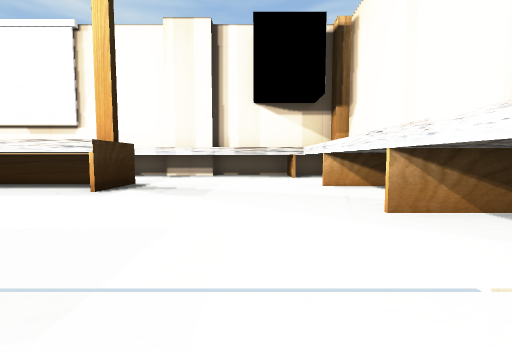
view 1 (above)

16 first-person views from a walk through a 3-D level made in the Unity game engine. The camera is 1.2 m above the floor, tilts 4° down and sees 90° across. The floor is counted in squares, 2 m on a side. Each view is taken from the middle of a square. On the plan, view 1 faces up. The plan holds only what a view shows up to about 9 squares ahead; the rest is blank. Some surface patterns are stand-ins.

view 2
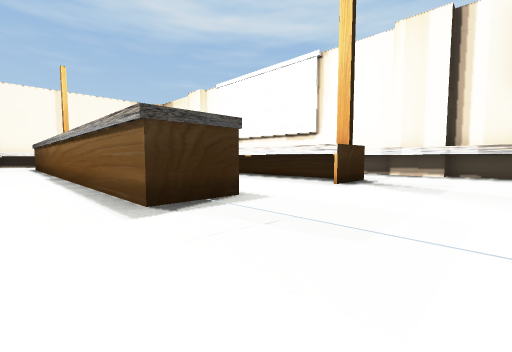

view 3
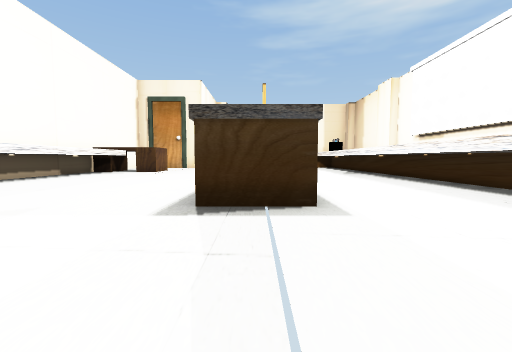

view 4
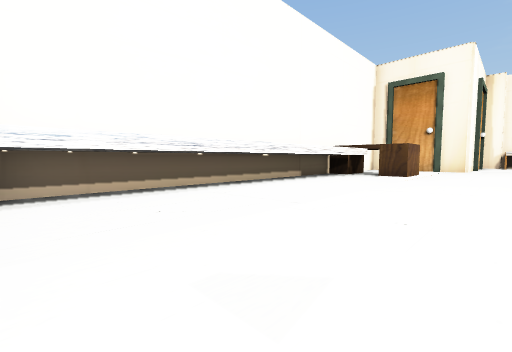

view 5
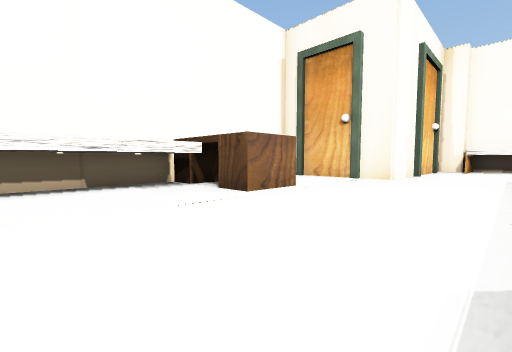

view 6
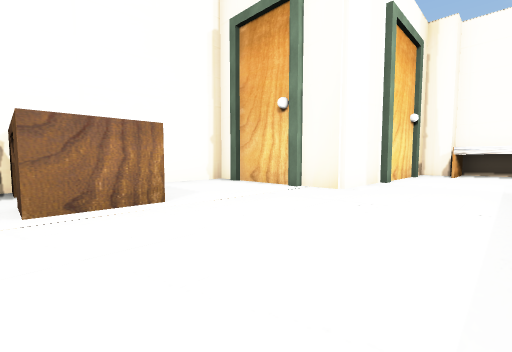

view 7
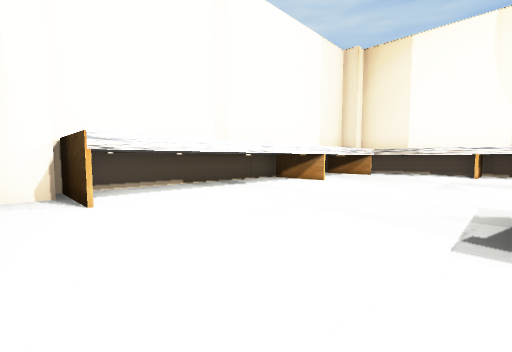

view 8
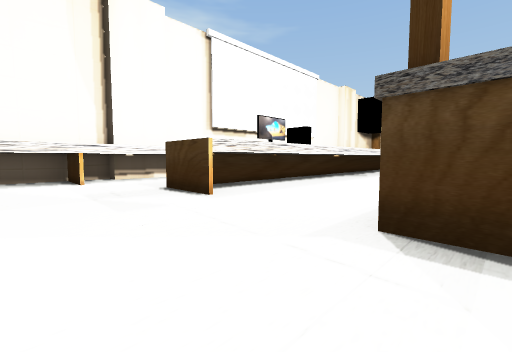

view 9
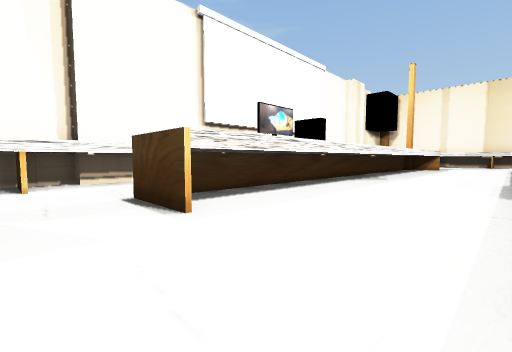

view 10
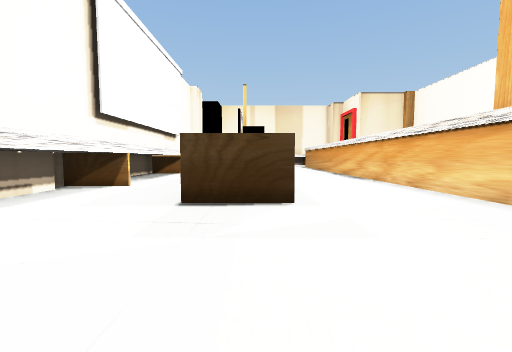

view 11
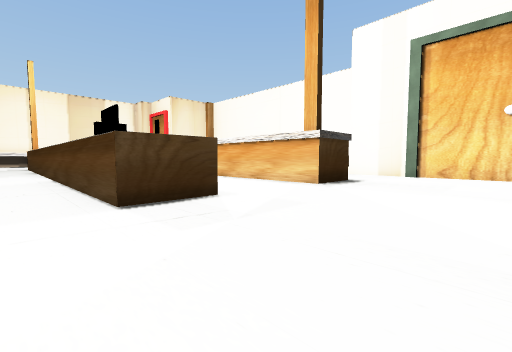

view 12
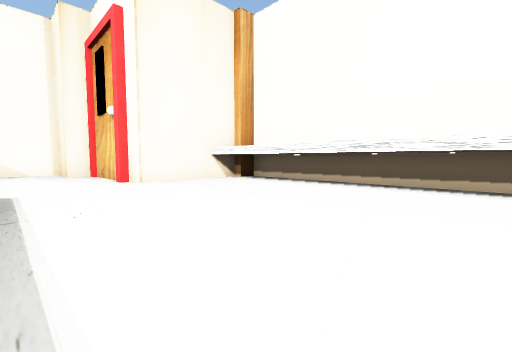

view 13
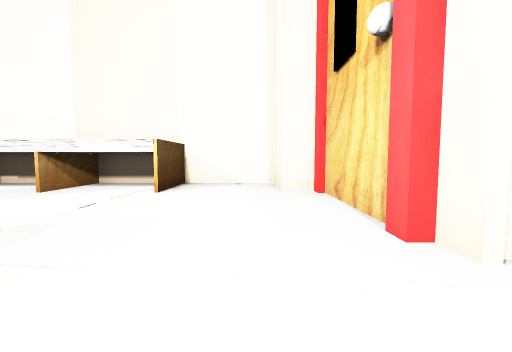

view 14
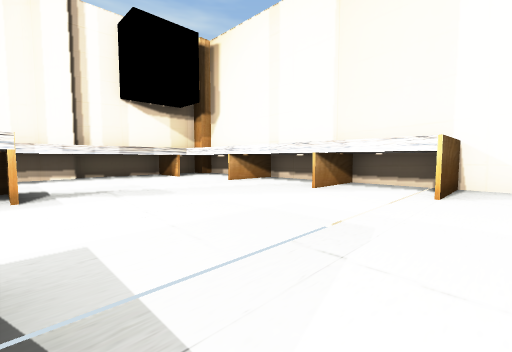

view 15
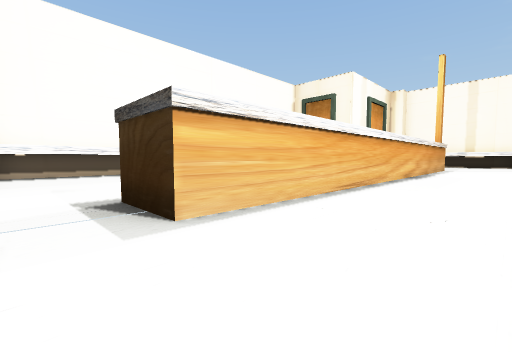

view 16
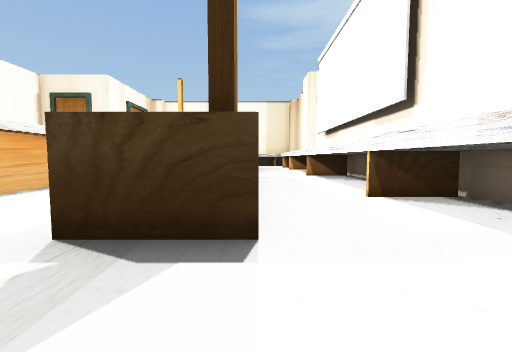

### Floor plan
Points are (right, up) in squares from view 1. A wall is a line through its corners. A room is listed if a view was taken in it or the views show most of it. See-through windows are left out.
Room 1 (views 1, 2, 3, 4, 5, 6, 7, 8, 9, 10, 11, 12, 13, 14, 15, 16)
walls: (-9.1, 5.9) (-15.8, 5.9); (-12.6, -3.3) (-11.1, -3.3) (-11.1, -4.2); (-3.6, 5.9) (-9, 5.9); (-11, -4.5) (-1.5, -4.5); (-2.8, 6.1) (-2.8, 4.5) (-16.6, 4.5) (-16.6, 6) (-8.2, 6); (-12, -5.3) (-11.1, -5.3); (-16.8, 0.1) (-16.8, 1.8) (-3.2, 1.8) (-3.2, 0.3) (-11.5, 0.3); (-0.8, -2.3) (1.7, -2.3) (1.7, -1.5) (3.1, -1.5) (3.1, 0.7) (1.4, 0.7) (1.4, 7.7) (-20.1, 7.7); (-17.6, -2.3) (-15.6, -2.3) (-15.6, -6.1) (-13.8, -6.1); (-18, -2.1) (-17.5, -2.1); (-1.6, -5.5) (-1.6, -2.3) (-1.1, -2.3); (-20.2, -2.3) (-17.9, -2.3); (-20.6, 7.2) (-20.6, -1.3) (-22.4, -1.3); (-21.6, -1.4) (-21.6, -2.1)

Positions as (right, up) in squares from view 1, and headings:
1: (0, 0), facing up
2: (0, -1), facing up-left
3: (0, 1), facing left
4: (-2, -1), facing down-left
5: (-8, 0), facing down-left
6: (-11, 0), facing down-left
7: (-17, -2), facing up-left
8: (-19, 1), facing up-right
9: (-18, 2), facing up-right
10: (-20, 5), facing right
11: (-20, 7), facing down-right
12: (-8, 0), facing down-right
13: (-3, -1), facing right
14: (-3, 0), facing up-right
15: (-2, 4), facing down-left
16: (-1, 6), facing left
